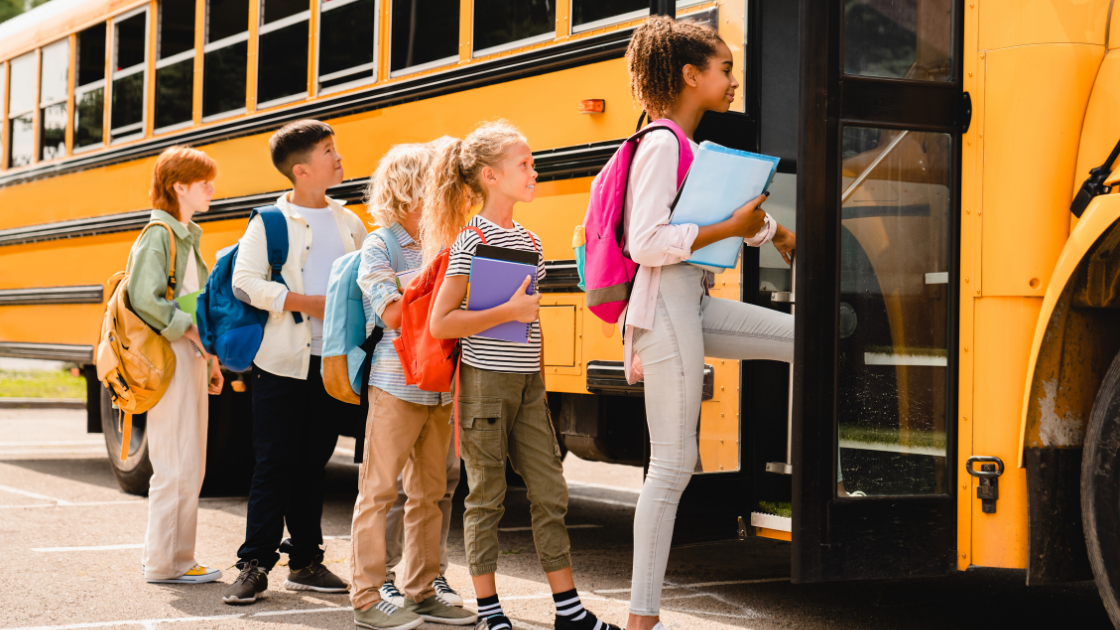
#> input picture schoolBus.png, 1120 x 630 px
$ python histogram.py
#> lines starting #> are read from the running program, lines starting #| are printed output that depends on the picture
import cv2
import numpy as np
import matplotlib.pyplot as plt

# Load the image
img = cv2.imread('schoolBus.png')
#> img is the input picture: shape (630, 1120, 3); mean B, G, R 78.4, 109.9, 141.2
if img is None:
    print("Error: Could not load image.")
    exit()

# Display the original image
cv2.imshow('Original Image', img)

# Convert to grayscale
gray = cv2.cvtColor(img, cv2.COLOR_BGR2GRAY)
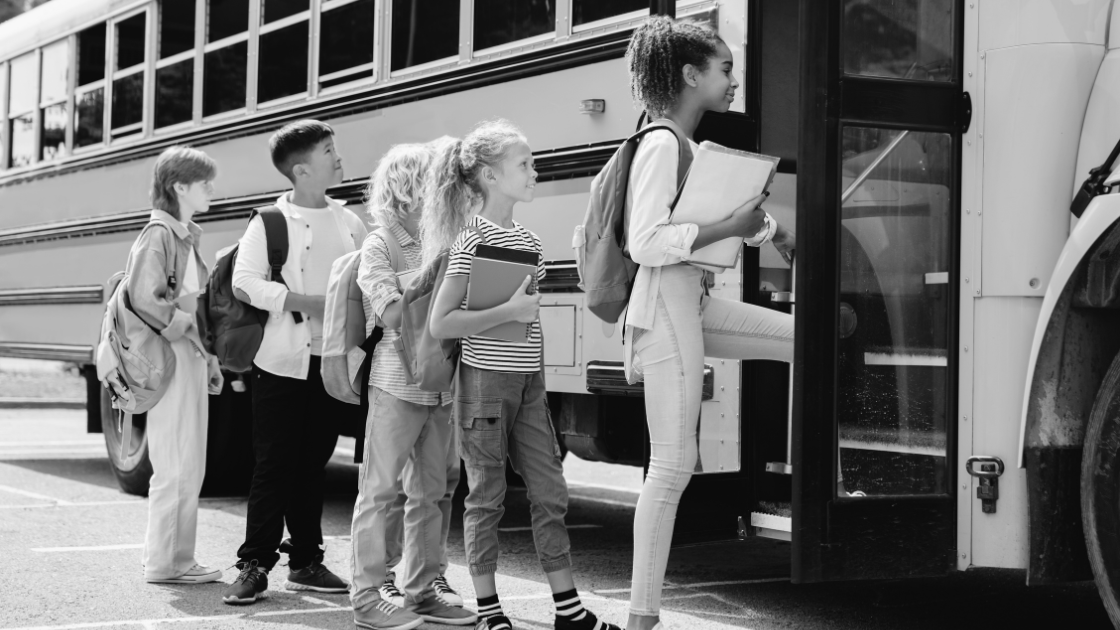
#> gray: shape (630, 1120); min 7, max 250, mean 115.7
cv2.imshow('Grayscale Image', gray)

# Calculate the histogram
gray_hist = cv2.calcHist([gray], [0], None, [256], [0, 256])
#> gray_hist = 256 values, max 15496 at index 11, min 0 at index 0, mean 2756.2

# Plot the histogram
plt.figure()
plt.title("Grayscale Histogram")
plt.xlabel('Pixel Intensity')
plt.ylabel('Number of Pixels')
plt.plot(gray_hist)
plt.xlim([0, 256])

# Save the plot to a file
plt.savefig("gray_histogram.png")
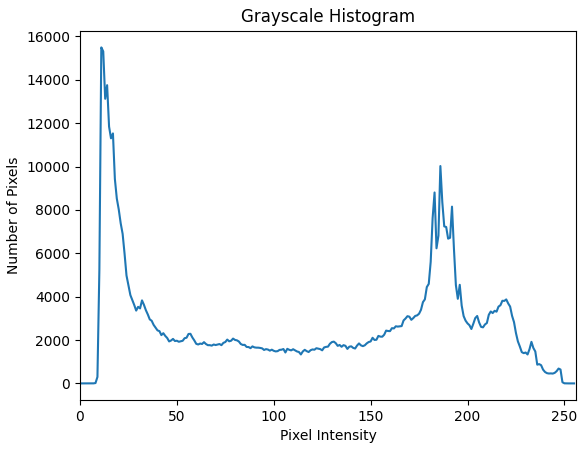
#> figure drawn by matplotlib, 1 panel; curve peaks at x = 11, y = 15496

# Wait for a key press and then close all OpenCV windows
cv2.waitKey(0)
cv2.destroyAllWindows()
